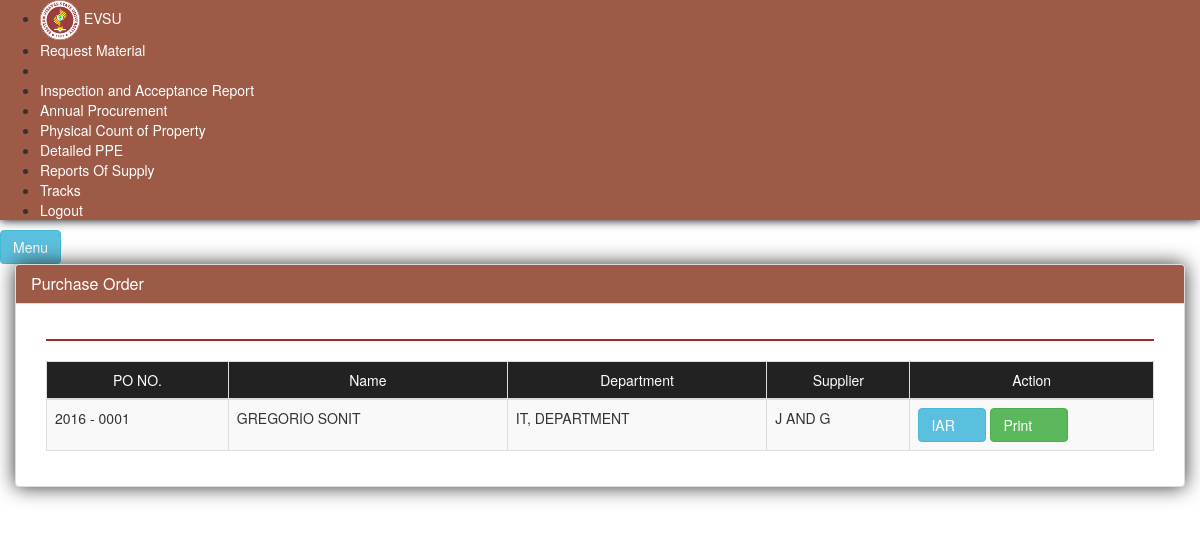
/index.php/po/po_list, run on an earlier commit of the app's database.
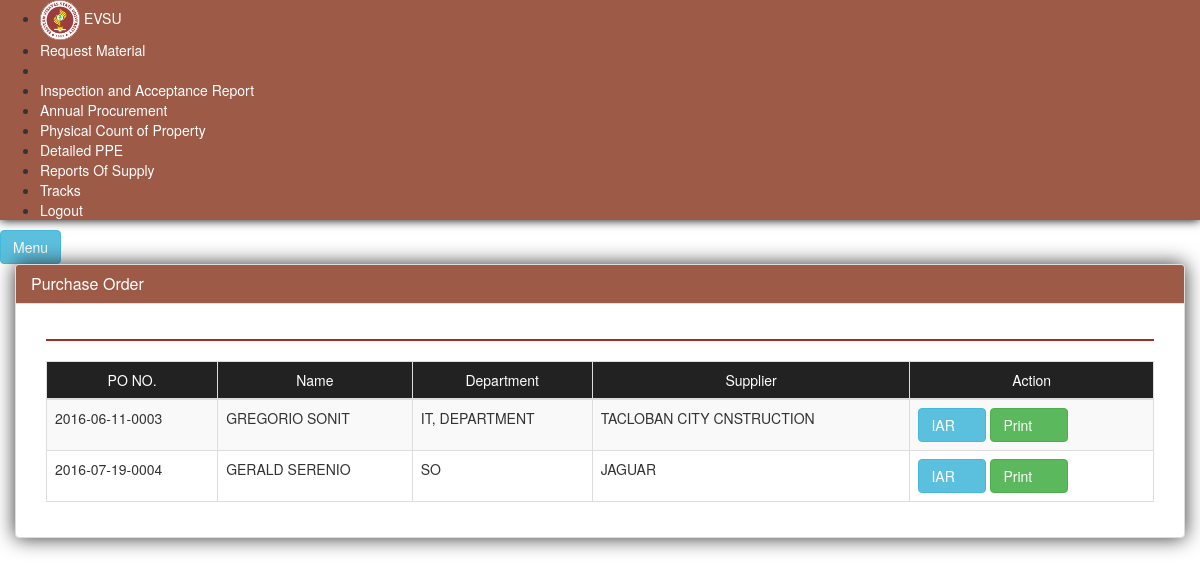
And on a later commit of the database.
### tables this page shows
CREATE TABLE IF NOT EXISTS `tbl_mat_desc` (
`id` int(11) NOT NULL,
  `description` text NOT NULL,
  `pid` int(11) NOT NULL,
  `status` int(11) NOT NULL,
  `date_request` date NOT NULL,
  `prno` varchar(20) NOT NULL,
  `section` varchar(50) NOT NULL,
  `disapprove` text NOT NULL
);

CREATE TABLE IF NOT EXISTS `tbl_po` (
`id` int(11) NOT NULL,
  `mid` int(11) NOT NULL,
  `supplier` varchar(50) NOT NULL,
  `address` varchar(50) NOT NULL,
  `tin` varchar(60) NOT NULL,
  `po_date` date NOT NULL,
  `pono` varchar(30) NOT NULL
);

CREATE TABLE IF NOT EXISTS `tbl_party` (
`id` int(11) NOT NULL,
  `firstname` varchar(50) NOT NULL,
  `middlename` varchar(50) NOT NULL,
  `lastname` varchar(50) NOT NULL,
  `address` varchar(50) NOT NULL,
  `contact` varchar(50) NOT NULL,
  `email` varchar(50) NOT NULL,
  `department` int(11) NOT NULL,
  `position` int(11) NOT NULL
);

CREATE TABLE IF NOT EXISTS `tbl_department` (
`id` int(11) NOT NULL,
  `description` varchar(50) NOT NULL,
  `code` varchar(30) NOT NULL
);

### application/controllers/Po.php (called while the page is built, shortened)
<?php
	class Po extends CI_Controller
	{
		public function po_list()
		{
			$this->load->model('rfq_model');
			$this->load->view('purchase_order/po_list');
			$this->load->view('include/footer');
		}
	}
?>

### index.php (called while the page is built, shortened)
<?php
require_once BASEPATH.'core/CodeIgniter.php';

### application/models/Rfq_model.php (called while the page is built, shortened)
<?php
	class Rfq_model extends CI_Model
	{
		public function get_po_stat()
		{
			$this->db->where('a.status', 3);
			$this->db->where('a.id = b.mid');
			$this->db->where('a.pid = c.id');
			$this->db->where('c.department = d.id');
			$this->db->select('a.id, b.supplier, c.firstname, c.lastname, b.pono, d.code');
			return $this->db->get('tbl_mat_desc a, tbl_po b, tbl_party c, tbl_department d')->result_array();
		}
	}
?>

### application/views/purchase_order/po_list.php (the view, shortened to what this page needs)
<div id="page-content-wrapper">
  <a href="#menu-toggle" id="menu-toggle" class="btn btn-info">Menu</a>
    <div class="container-fluid padding_zero">
        <div class="row padding_zero">
            <div class="col-lg-12">
                  <div class="panel panel-default" style="box-shadow: 0px 0px 20px rgb(49, 49, 49)">
                  <div class="panel-heading" style="background: rgb(157, 90, 71)" >
                    <h1 class="panel-title" style="color:white">Purchase Order</h1>
                  </div>
                  <div class="panel-body">
                      <div class="col-md-12">
                        <hr style="border: 1px solid brown;" />
                        <div class="tabe table-responsive">
                          <table class="table table-bordered table-hover table-striped">
                            <thead>
                              <tr class="navbar-inverse">
                                <td style="color:white;text-align:center">PO NO.</td>
                                <td style="color:white;text-align:center">Name</td>
                                <td style="color:white;text-align:center">Department</td>
                                <td style="color:white;text-align:center">Supplier</td>
                                <td style="color:white;text-align:center;width:22%">Action</td>
                              </tr>
                            </thead>
                            <tbody>
                              <?php foreach ($this->rfq_model->get_po_stat() as $key => $value): ?>
                                <tr>
                                  <td><?= $value['pono']?></td>
                                  <td><?= strtoupper($value['firstname'] . " " . $value['lastname'])?></td>
                                  <td><?= strtoupper($value['code']) ?></td>
                                  <td><?= strtoupper($value['supplier']) ?></td>
                                  <td>
                                    <a href="#" class="btn btn-info invoice" data-toggle="modal" data-param="<?php echo $value['id'] ?>">IAR&nbsp;&nbsp;<span class="glyphicon glyphicon-ok"></span></a>
                                    <a href="/print_po/<?php echo $value['id'] ?>" class="btn btn-success addmaterial" target="_blank" data-toggle="modal">Print&nbsp;&nbsp;&nbsp;<span class="glyphicon glyphicon-print"></span></a>
                                  </td>
                                </tr>
                              <?php endforeach ?>
                            </tbody>
                         </table>
                        </div>
                      </div>
                  </div>
                </div>
            </div>
        </div>
    </div>
</div>

What changed in the data, as far as the page shows it:
no longer on this page (row edited): tbl_mat_desc: tbl_po.pono "2016 - 0001", tbl_party.firstname+lastname "GREGORIO SONIT", tbl_department.code "IT, DEPARTMENT", tbl_po.supplier "J AND G"
now on this page (row edited): tbl_mat_desc: tbl_po.pono "2016-06-11-0003", tbl_party.firstname+lastname "GREGORIO SONIT", tbl_department.code "IT, DEPARTMENT", tbl_po.supplier "TACLOBAN CITY CNSTRUCTION"
added tbl_mat_desc: tbl_po.pono "2016-07-19-0004", tbl_party.firstname+lastname "GERALD SERENIO", tbl_department.code "SO", tbl_po.supplier "JAGUAR"
